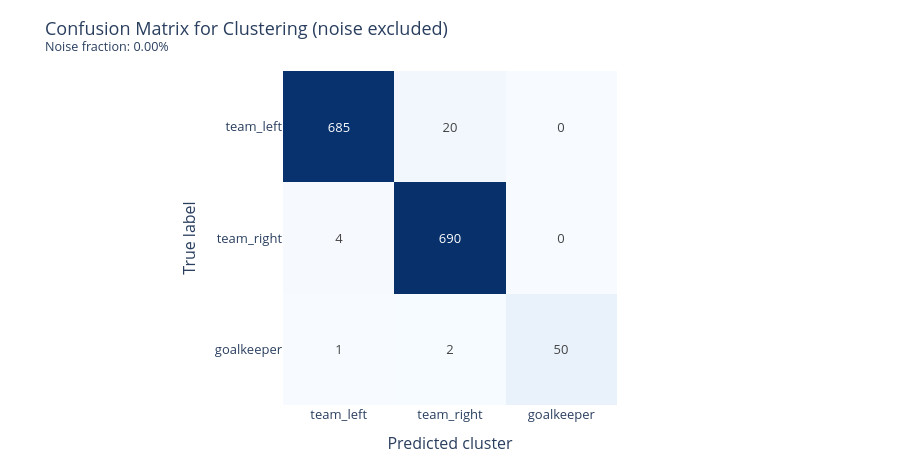

The cell this chart's notebook holds for it:
### Code cell
model_name = "dino"
method = 'kmeans'
X, y_true = embeddings[model_name]
_, clusters = run_clustering(X, y_true, method, is_umap=True, is_pca=True, is_scale=False)
plot_confusion_matrix_clustering(y_true, clusters)

### Figure 1 — Plotly figure (JSON) as saved in the notebook; plotly's stock layout.template omitted (floating-point values rounded to 4 significant figures)
{"data": [{"coloraxis": "coloraxis", "hovertemplate": "True: %{y}<br>Predicted: %{x}<br>Value: %{z}<extra></extra>", "name": "0", "texttemplate": "%{z:d}", "type": "heatmap", "x": ["team_left", "team_right", "goalkeeper"], "xaxis": "x", "y": ["team_left", "team_right", "goalkeeper"], "yaxis": "y", "z": [[685, 20, 0], [4, 690, 0], [1, 2, 50]]}], "layout": {"coloraxis": {"colorscale": [[0, "rgb(247,251,255)"], [0.125, "rgb(222,235,247)"], [0.25, "rgb(198,219,239)"], [0.375, "rgb(158,202,225)"], [0.5, "rgb(107,174,214)"], [0.625, "rgb(66,146,198)"], [0.75, "rgb(33,113,181)"], [0.875, "rgb(8,81,156)"], [1, "rgb(8,48,107)"]], "showscale": false}, "font": {"size": 13}, "height": 460, "margin": {"b": 20, "l": 20, "r": 20, "t": 70}, "title": {"text": "Confusion Matrix for Clustering (noise excluded)<br><sup>Noise fraction: 0.00%</sup>"}, "xaxis": {"anchor": "y", "constrain": "domain", "domain": [0, 1], "scaleanchor": "y", "title": {"text": "Predicted cluster"}}, "yaxis": {"anchor": "x", "autorange": "reversed", "constrain": "domain", "domain": [0, 1], "title": {"text": "True label"}}}}
